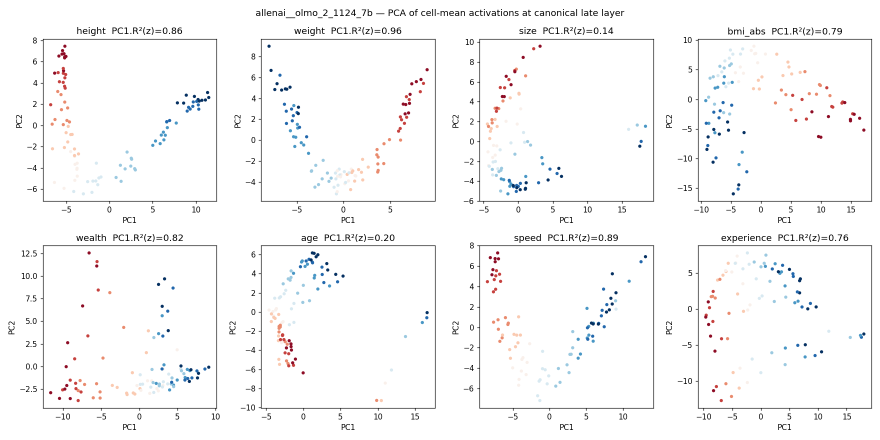
#> input picture circuit/inputs/v13/allenai__olmo_2_1124_7b/fig_pca_montage.png, 1760 x 880 px, found by its file name (shown at 1/2 size)
$ python p2v_xmodel_appendix_composites.py
#> lines starting #> are read from the running program, lines starting #| are printed output that depends on the picture
"""Cross-model appendix composites for the relativity ablation paper.

Composes per-model figures from
`geometry-of-relativity/figures/v13/<model>/...` into 2 cross-model appendix
figures, each a 2-column × 5-row grid (one row per replication model).

Output:
  overleaf/figures/xmodel_geometry_grid.png
  overleaf/figures/xmodel_interventions_grid.png

Source figures (Jaehoon's v13 pipeline, 5 models):
  qwen__qwen2.5_3b
  meta_llama__llama_3.2_3b
  allenai__olmo_2_1124_7b
  eleutherai__pythia_2.8b
  qwen__qwen3_14b

Layout per composite:
  - row label (model display name) on left margin
  - column titles at top
  - per-row: two source PNGs scaled to a common row height
"""
from __future__ import annotations

from pathlib import Path
from PIL import Image, ImageDraw, ImageFont

ROOT = Path(__file__).resolve().parents[1]  # circuit/
GOR_FIG = ROOT / "inputs" / "v13"           # per-model v13 source panels (Jaehoon's pipeline)
OUT_DIR = ROOT / "figures"

MODELS = [
    ("qwen__qwen2.5_3b",          "Qwen 2.5 3B"),
    ("meta_llama__llama_3.2_3b",  "Llama 3.2 3B"),
    ("allenai__olmo_2_1124_7b",   "OLMo 2 7B"),
    ("eleutherai__pythia_2.8b",   "Pythia 2.8B"),
    ("qwen__qwen3_14b",           "Qwen 3 14B"),
]


def _font(size: int) -> ImageFont.ImageFont:
    candidates = [
        "/usr/share/fonts/truetype/dejavu/DejaVuSans-Bold.ttf",
        "/usr/share/fonts/truetype/dejavu/DejaVuSans.ttf",
        "/usr/share/fonts/TTF/DejaVuSans.ttf",
    ]
    for c in candidates:
        if Path(c).exists():
            return ImageFont.truetype(c, size)
    return ImageFont.load_default()


def _scale_to_height(im: Image.Image, h: int) -> Image.Image:
    w = round(im.width * (h / im.height))
    return im.resize((w, h), Image.LANCZOS)


def compose(out_path: Path,
            cols: list[tuple[str, str]],
            row_height: int,
            title: str,
            label_w: int = 220,
            col_pad: int = 24,
            row_pad: int = 18,
            top_pad: int = 90,
            col_title_pad: int = 50) -> None:
    """cols: list of (figure_filename, column_title)."""
#> called with row_height = 520, label_w = 240, col_pad = 24, row_pad = 18, top_pad = 90, col_title_pad = 50
    n_cols = len(cols)
    # First pass: load + scale all imgs and compute column widths
    grid: list[list[Image.Image]] = []
    col_widths = [0] * n_cols
    for short, _display in MODELS:
        row_imgs = []
        for fname, _ctitle in cols:
            p = GOR_FIG / short / fname
            if not p.exists():
                raise SystemExit(f"missing {p}")
            im = Image.open(p).convert("RGB")
            im = _scale_to_height(im, row_height)
#> in _scale_to_height, `return im.resize((w, h), Image.LANCZOS)`:
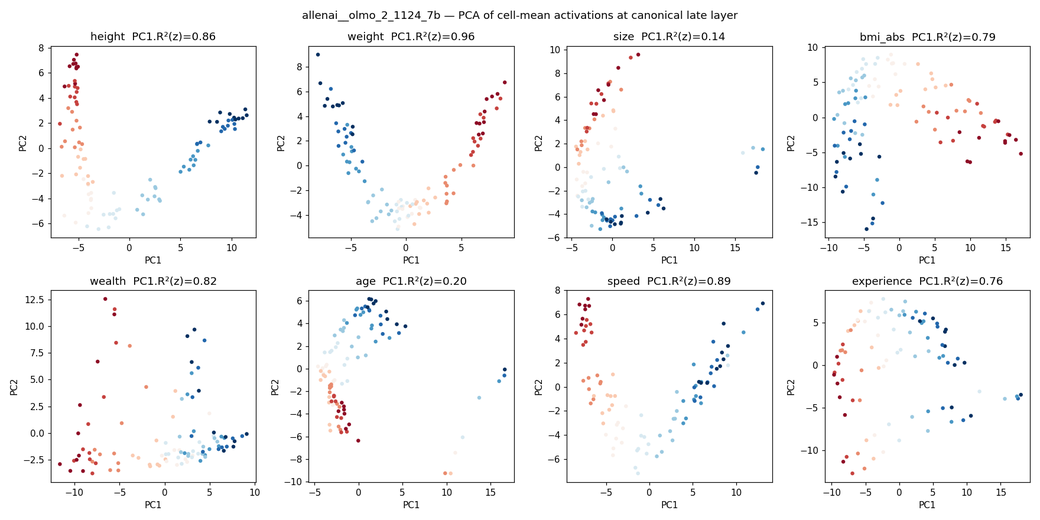
#> returned value: PIL image 1040x520 RGB; mean R, G, B 248.4, 248.2, 248.4
            row_imgs.append(im)
        for j, im in enumerate(row_imgs):
            col_widths[j] = max(col_widths[j], im.width)
        grid.append(row_imgs)

    total_w = label_w + sum(col_widths) + (n_cols + 1) * col_pad
    n_rows = len(MODELS)
    total_h = top_pad + col_title_pad + n_rows * (row_height + row_pad) + row_pad

    canvas = Image.new("RGB", (total_w, total_h), "white")
#> canvas: PIL image 1976x2848 RGB; every value is 255
    draw = ImageDraw.Draw(canvas)
    title_font = _font(28)
    col_font = _font(20)
    row_font = _font(22)

    # Title
    draw.text((col_pad, 20), title, fill="black", font=title_font)

    # Column titles
    x_cursor = label_w + col_pad
    for j, (_fname, ctitle) in enumerate(cols):
        cx = x_cursor + col_widths[j] // 2
        bbox = draw.textbbox((0, 0), ctitle, font=col_font)
        text_w = bbox[2] - bbox[0]
        draw.text((cx - text_w // 2, top_pad), ctitle,
                  fill="black", font=col_font)
        x_cursor += col_widths[j] + col_pad

    # Rows
    y_cursor = top_pad + col_title_pad
    for i, (_short, display) in enumerate(MODELS):
        # Row label centered vertically
        bbox = draw.textbbox((0, 0), display, font=row_font)
        text_h = bbox[3] - bbox[1]
        draw.text((col_pad, y_cursor + row_height // 2 - text_h // 2),
                  display, fill="black", font=row_font)
        # Paste each image into its column slot
        x_cursor = label_w + col_pad
        for j, im in enumerate(grid[i]):
            # center image horizontally within column slot
            offset_x = x_cursor + (col_widths[j] - im.width) // 2
            canvas.paste(im, (offset_x, y_cursor))
            x_cursor += col_widths[j] + col_pad
        y_cursor += row_height + row_pad
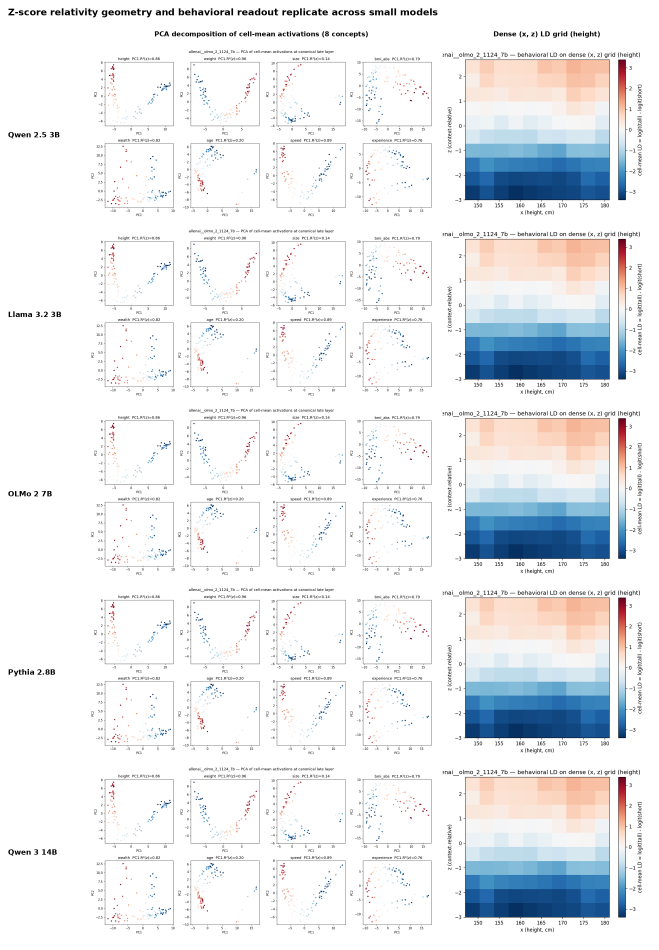
#> canvas: PIL image 1976x2848 RGB (shown at 1/3 size); mean R, G, B 233.9, 236.4, 239.3
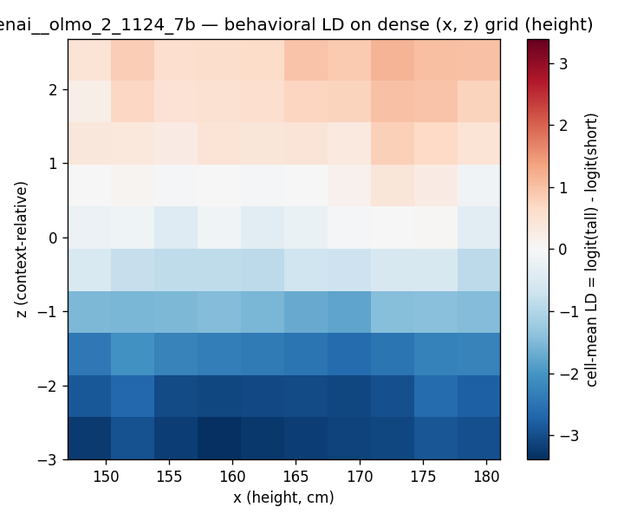
#> im: PIL image 624x520 RGB; mean R, G, B 196, 205, 214.7

    canvas.save(out_path, "PNG", optimize=True)
    print(f"wrote {out_path}  ({canvas.width}x{canvas.height})")
#| wrote circuit/figures/xmodel_geometry_grid.png  (1976x2848)


def main() -> None:
    OUT_DIR.mkdir(parents=True, exist_ok=True)

    # Figure A — geometry & behavior
    compose(
        out_path=OUT_DIR / "xmodel_geometry_grid.png",
        cols=[
            ("fig_pca_montage.png",
             "PCA decomposition of cell-mean activations (8 concepts)"),
            ("fig_behavioral_height.png",
             "Dense (x, z) LD grid (height)"),
        ],
        row_height=520,
        title="Z-score relativity geometry and behavioral readout replicate across small models",
        label_w=240,
    )

    # Figure B — interventions
    compose(
        out_path=OUT_DIR / "xmodel_interventions_grid.png",
        cols=[
            ("fig_dla_ablation.png",
             "DLA top-3 trio Δr per concept (red) vs random-3 control (gray)"),
            ("fig_cross_pair_matrix.png",
             "Cross-pair steering (slope ratio: source dir × target prompts)"),
        ],
        row_height=540,
        title="Causal interventions (attention ablation, cross-pair steering) replicate across small models",
        label_w=240,
    )
#> call 2 of compose, with row_height = 540, label_w = 240, col_pad = 24, row_pad = 18, top_pad = 90, col_title_pad = 50
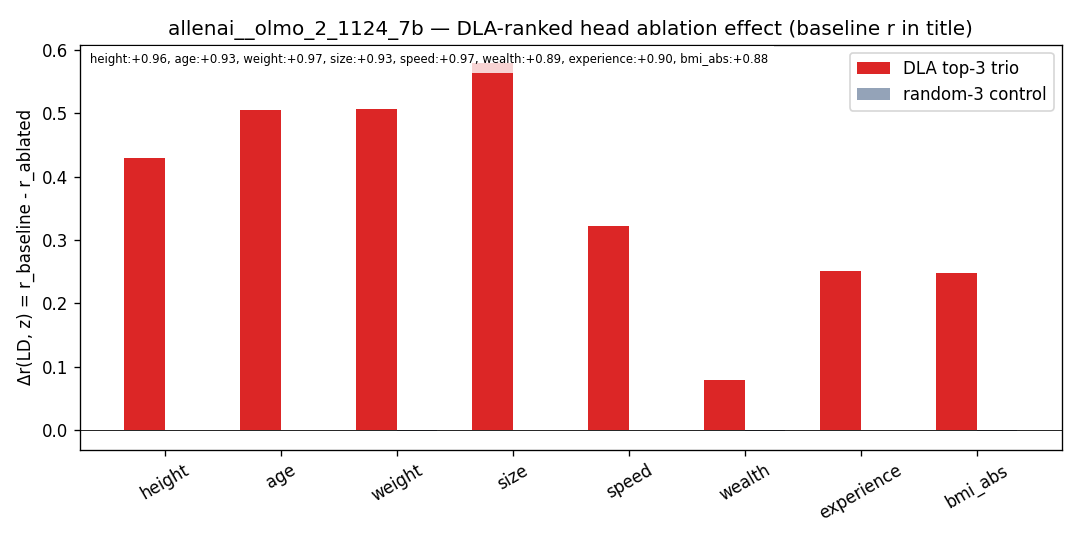
#> input picture circuit/inputs/v13/allenai__olmo_2_1124_7b/fig_dla_ablation.png, 1080 x 540 px, found by its file name
#> in compose (call 2), `canvas = Image.new("RGB", (total_w, total_h), "white")`: canvas: PIL image 2022x2948 RGB; every value is 255
#> after the loop in compose (call 2), `for i, (_short, display) in enumerate(MODELS):`:
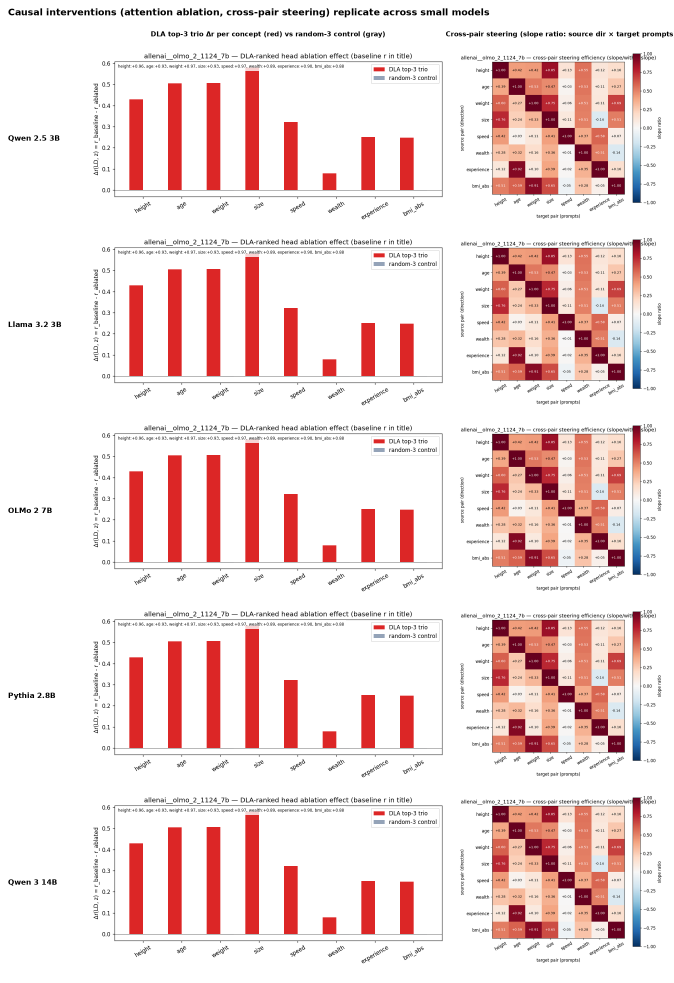
#> canvas: PIL image 2022x2948 RGB (shown at 1/3 size); mean R, G, B 240.9, 220.4, 219.4
#> after the loop in compose (call 2), `for i, (_short, display) in enumerate(MODELS):`:
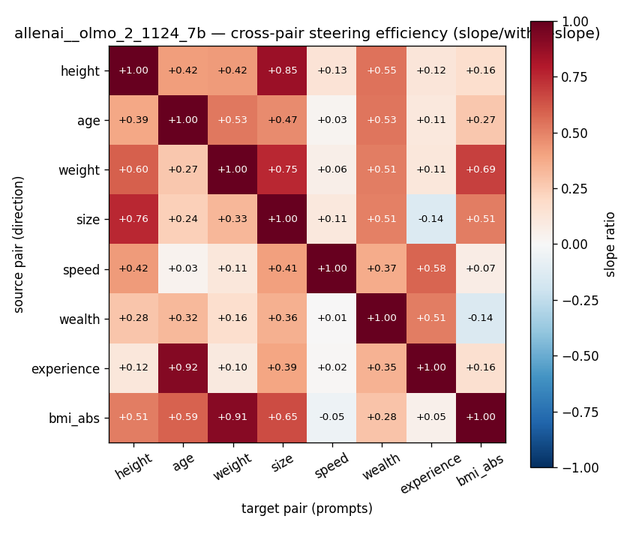
#> im: PIL image 630x540 RGB; mean R, G, B 227, 196, 192.1
#| wrote circuit/figures/xmodel_interventions_grid.png  (2022x2948)


if __name__ == "__main__":
    main()
